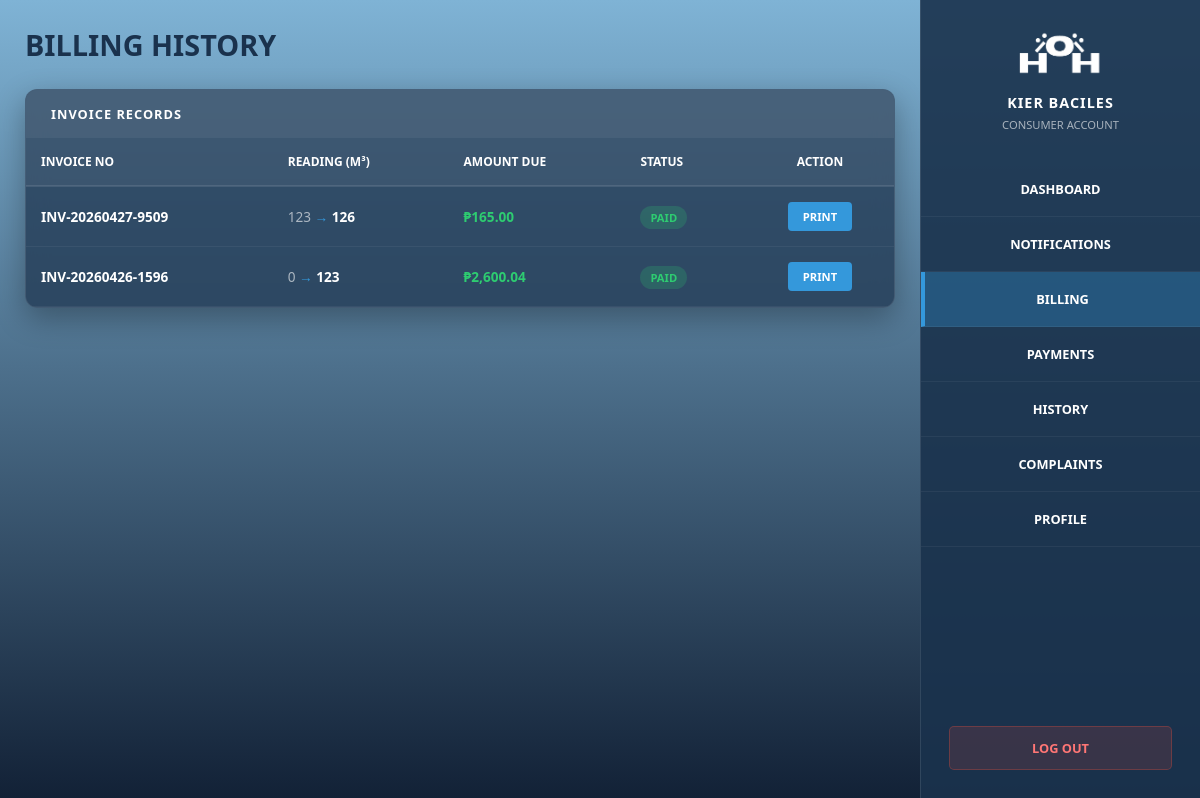
The page /user_billing.php (signed in) on the database as committed earlier.
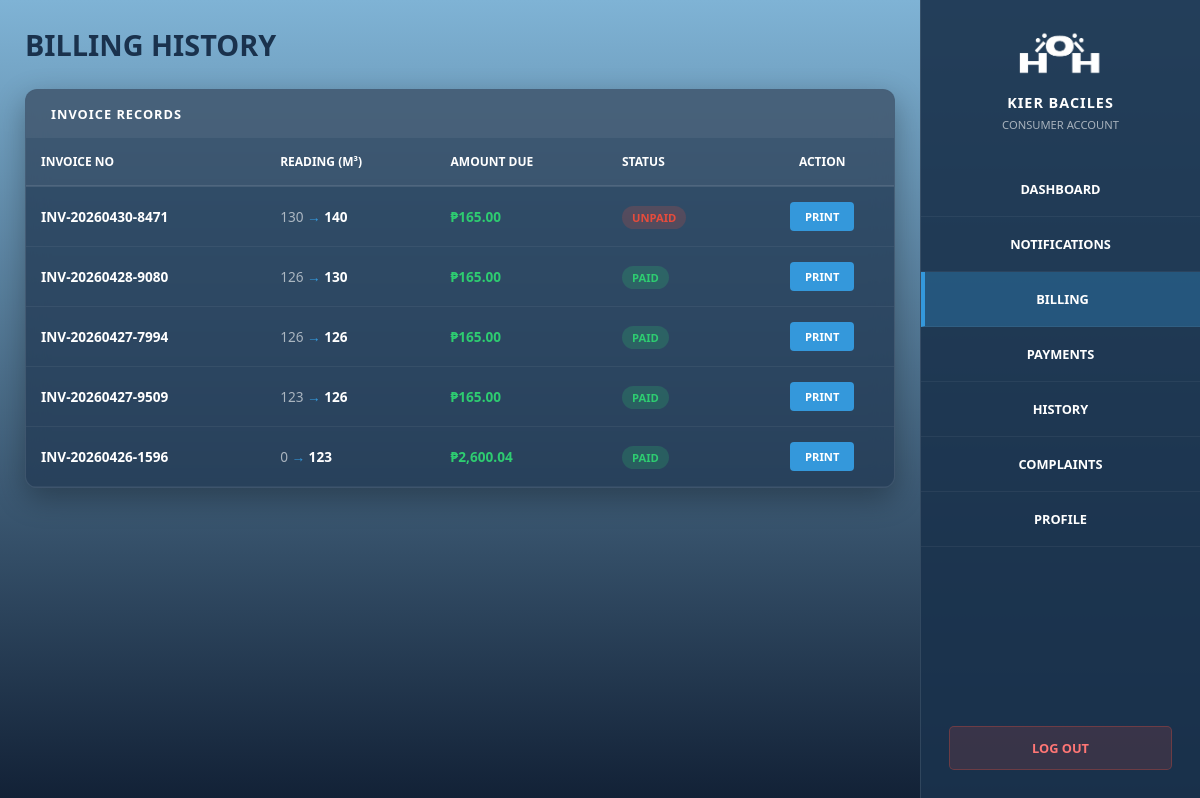
The same page on the database as committed later.
### tables this page shows
CREATE TABLE `invoices` (
  `id` int(11) NOT NULL,
  `user_id` int(11) DEFAULT NULL,
  `reading_id` int(11) DEFAULT NULL,
  `invoice_no` varchar(50) DEFAULT NULL,
  `consumption` int(11) DEFAULT NULL,
  `rate` decimal(10,2) DEFAULT 10.00,
  `amount` decimal(10,2) DEFAULT NULL,
  `due_date` date DEFAULT NULL,
  `status` enum('unpaid','pending_verification','paid','overdue') DEFAULT 'unpaid',
  `issued_by` int(11) DEFAULT NULL,
  `created_at` timestamp NOT NULL DEFAULT current_timestamp()
);

CREATE TABLE `meter_readings` (
  `id` int(11) NOT NULL,
  `user_id` int(11) DEFAULT NULL,
  `agent_id` int(11) DEFAULT NULL,
  `previous_reading` int(11) DEFAULT 0,
  `current_reading` int(11) DEFAULT NULL,
  `consumption` int(11) DEFAULT NULL,
  `reading_date` date DEFAULT NULL,
  `status` enum('pending','completed') DEFAULT 'completed',
  `created_at` timestamp NOT NULL DEFAULT current_timestamp()
);

CREATE TABLE `users` (
  `id` int(11) NOT NULL,
  `first_name` varchar(50) DEFAULT NULL,
  `last_name` varchar(50) DEFAULT NULL,
  `email` varchar(100) DEFAULT NULL,
  `contact_no` varchar(20) DEFAULT NULL,
  `password` varchar(255) DEFAULT NULL,
  `role` enum('user','admin','accountant','agent') DEFAULT 'user',
  `meter_number` varchar(50) DEFAULT NULL,
  `barangay` varchar(100) DEFAULT NULL,
  `street` varchar(100) DEFAULT NULL,
  `status` enum('active','inactive') DEFAULT 'active',
  `created_at` timestamp NOT NULL DEFAULT current_timestamp(),
  `user_code` varchar(50) DEFAULT NULL,
  `avatar` varchar(255) DEFAULT 'default.png'
);

### user_billing.php (the view, shortened to what this page needs)
<?php
include "db.php";
$user_id = $_SESSION['user_id'];
$user = $conn->query("SELECT * FROM users WHERE id='$user_id'")->fetch_assoc();
$bills = $conn->query("
SELECT i.*, mr.previous_reading, mr.current_reading
FROM invoices i
JOIN meter_readings mr ON i.reading_id = mr.id
WHERE i.user_id='$user_id'
ORDER BY i.created_at DESC
");
?>
<!DOCTYPE html>
<html lang="en">
<head>
    <link rel="stylesheet" href="styles/user_design.css">
</head>
<body id="mainBody">
    <div class="main-content">
        <div class="header-row">
            <h1>BILLING HISTORY</h1>
        </div>
        <div class="glass-panel">
            <div class="panel-title-bar">Invoice Records</div>
            <div class="table-area">
                <table class="data-table">
                    <thead>
                        <tr>
                            <th>Invoice No</th>
                            <th>Reading (m³)</th>
                            <th>Amount Due</th>
                            <th>Status</th>
                            <th style="text-align: center;">Action</th>
                        </tr>
                    </thead>
                    <tbody>
                        <?php if($bills && $bills->num_rows > 0): ?>
                            <?php while($b = $bills->fetch_assoc()):
                                $status_class = (strtolower($b['status']) == 'paid') ? 'paid' : 'unpaid';
                            ?>
                            <tr>
                                <td><strong><?php echo $b['invoice_no']; ?></strong></td>
                                <td>
                                    <span style="opacity: 0.6;"><?php echo $b['previous_reading'] ?? '0'; ?></span>
                                    <span style="color: var(--accent-blue);">→</span>
                                    <strong><?php echo $b['current_reading'] ?? '0'; ?></strong>
                                </td>
                                <td style="font-weight: 800; color: #2ecc71;">₱<?php echo number_format($b['amount'], 2); ?></td>
                                <td>
                                    <span class="status-pill <?php echo $status_class; ?>">
                                        <?php echo strtoupper($b['status']); ?>
                                    </span>
                                </td>
                                <td style="text-align: center;">
                                    <a href="print_invoice.php?id=<?php echo $b['id']; ?>" target="_blank">
                                        <button class="print-btn">PRINT</button>
                                    </a>
                                </td>
                            </tr>
                            <?php endwhile; ?>
                        <?php endif; ?>
                    </tbody>
                </table>
            </div>
        </div>
    </div>
    <div class="sidebar-right">
        <img src="assets/logo_name.png" class="side-logo">
        <div class="agent-info">
            <h3><?php echo strtoupper($user['first_name'] . " " . $user['last_name']); ?></h3>
            <p>CONSUMER ACCOUNT</p>
        </div>
        <nav class="nav-menu">
            <a href="user_dashboard.php" class="nav-item">DASHBOARD</a>
            <a href="user_notifications.php" class="nav-item">NOTIFICATIONS</a>
            <a href="user_billing.php" class="nav-item active">BILLING</a>
            <a href="user_payments.php" class="nav-item">PAYMENTS</a>
            <a href="user_history.php" class="nav-item">HISTORY</a>
            <a href="user_complaints.php" class="nav-item">COMPLAINTS</a>
            <a href="profile.php" class="nav-item">PROFILE</a>
        </nav>
        <div class="sidebar-footer">
            <a href="logout.php" class="logout-btn-container">LOG OUT</a>
        </div>
    </div>
</body>
</html>

### styles/user_design.css (style rules this page uses)
:root { --navy-dark: #122136; --navy-panel: rgba(36, 59, 85, 0.8); --blue-light: #9db2bf; --accent-blue: #3498db; --white: #ffffff; --success: #2ecc71; --danger: #e74c3c; }
* { box-sizing: border-box; font-family: 'Segoe UI', Arial, sans-serif; }
body { margin: 0; background: linear-gradient(to bottom, #7fb3d5, #122136); height: 100vh; display: flex; overflow: hidden; opacity: 0; transition: opacity 0.4s ease-in-out; }
.main-content { flex: 1; padding: 25px; display: flex; flex-direction: column; overflow-y: auto; color: white; }
.header-row h1 { color: #1a324d; margin: 0 0 25px 0; font-size: 1.8rem; font-weight: 800; }
.glass-panel { background: var(--navy-panel); border-radius: 12px; box-shadow: 0 10px 30px rgba(0,0,0,0.3); color: white; margin-bottom: 25px; overflow: auto; backdrop-filter: blur(10px); border: 1px solid rgba(255,255,255,0.1); }
.table-area, .main-content { scrollbar-width: thin; scrollbar-color: rgba(52, 152, 219, 0.4) transparent; }
.panel-title-bar { background: rgba(255,255,255,0.1); padding: 15px 25px; font-weight: bold; font-size: 0.8rem; text-transform: uppercase; letter-spacing: 1px; }
.data-table { width: 100%; border-collapse: collapse; }
.data-table th { background: rgba(255,255,255,0.05); padding: 15px; text-align: left; font-size: 0.75rem; text-transform: uppercase; border-bottom: 2px solid rgba(255,255,255,0.1); }
.data-table td { padding: 15px; font-size: 0.85rem; border-bottom: 1px solid rgba(255,255,255,0.05); }
.status-pill { padding: 4px 10px; border-radius: 20px; font-size: 0.7rem; font-weight: bold; }
.paid { background: rgba(46, 204, 113, 0.2); color: var(--success); }
.unpaid { background: rgba(231, 76, 60, 0.2); color: var(--danger); }
.print-btn { background: var(--accent-blue); color: white; border: none; padding: 7px 15px; border-radius: 4px; cursor: pointer; font-size: 0.7rem; font-weight: bold; transition: 0.3s ease; }
.sidebar-right { width: 280px; background-color: rgba(26, 50, 77, 0.9); height: 100vh; display: flex; flex-direction: column; align-items: center; padding-top: 30px; border-left: 1px solid rgba(255,255,255,0.1); }
.side-logo { width: 100px; margin-bottom: 10px; }
.agent-info { color: white; text-align: center; margin-bottom: 30px; }
.agent-info h3 { margin: 5px 0; font-size: 0.9rem; letter-spacing: 1px; }
.agent-info p { margin: 0; font-size: 0.7rem; opacity: 0.6; text-transform: uppercase; }
.nav-menu { width: 100%; }
.nav-item { display: block; width: 100%; padding: 18px; text-decoration: none; color: white; text-align: center; font-weight: bold; font-size: 0.8rem; border-bottom: 1px solid rgba(255,255,255,0.05); transition: 0.3s; }
.nav-item:hover, .nav-item.active { background-color: rgba(52, 152, 219, 0.3); border-left: 4px solid var(--accent-blue); }
.sidebar-footer { margin-top: auto; padding-bottom: 30px; width: 80%; }
.logout-btn-container { display: block; text-decoration: none; background: rgba(231, 76, 60, 0.15); color: #ff7675; text-align: center; padding: 12px; border-radius: 5px; font-weight: bold; font-size: 0.8rem; border: 1px solid rgba(231, 76, 60, 0.3); transition: 0.3s; }

Rows that differ between the two databases and show on the page:
added invoices: invoice_no "INV-20260430-8471", meter_readings.previous_reading "130", meter_readings.current_reading "140", amount "165.00", status "UNPAID"
added invoices: invoice_no "INV-20260428-9080", meter_readings.previous_reading "126", meter_readings.current_reading "130", amount "165.00", status "PAID"
added invoices: invoice_no "INV-20260427-7994", meter_readings.previous_reading "126", meter_readings.current_reading "126", amount "165.00", status "PAID"
